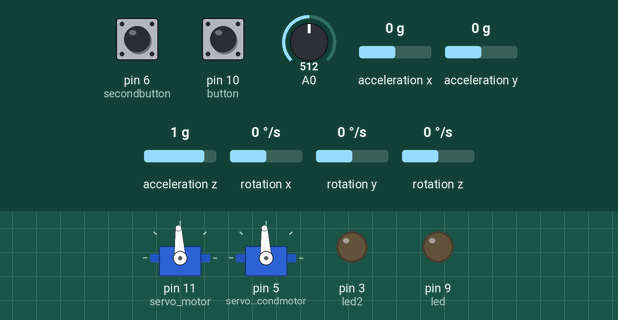
Recording of a sketch running on a simulated Arduino Uno, built with avr-gcc and run on an emulated ATmega328P. Shown: 2 × servo, output pins drawn as LEDs (lit = HIGH). Dashed ring = blinking. Inputs (shaded band) come from the test bench; at power-on: pin 6 (secondbutton) LOW, pin 10 (button) LOW, rotation x 0 °/s, A0 = 512, acceleration x 0 g, acceleration y 0 g, acceleration z 1 g, rotation y 0 °/s, rotation z 0 °/s. What the sketch prints to the serial monitor is not drawn.

Above: at 1.2 s.
1.3 s: pin 6 (secondbutton) pulled HIGH for 3.2 s
At 3.2 s:
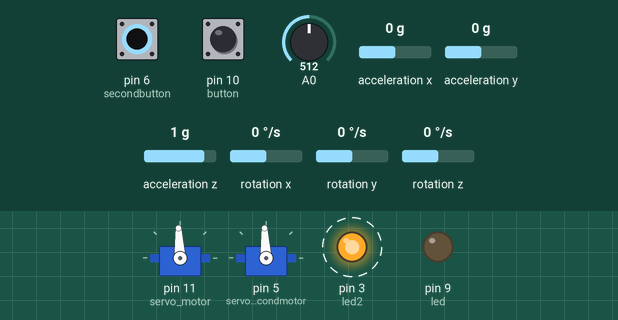
6.1 s: pin 10 (button) pulled HIGH for 0.15 s
At 6.9 s:
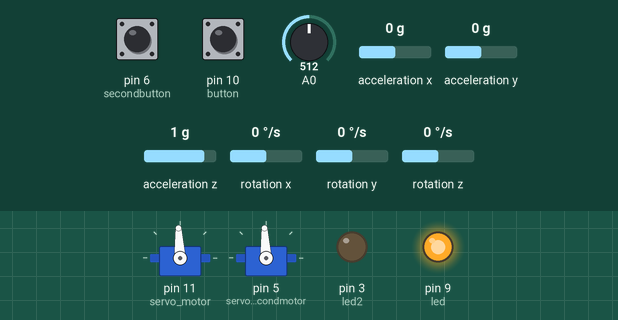
8.6 s: rotation x set to -192 °/s
At 9.3 s:
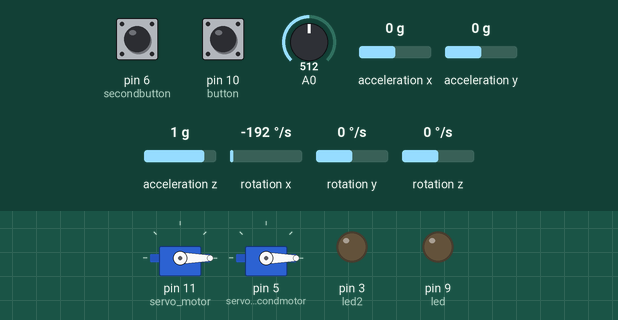
10.1 s: rotation x set to 100 °/s
At 11.1 s:
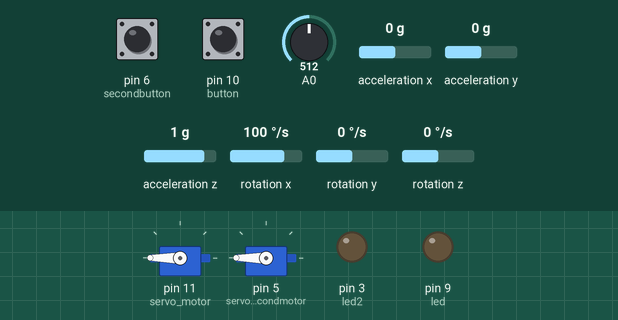
11.6 s: rotation x set to -100 °/s
At 12.6 s:
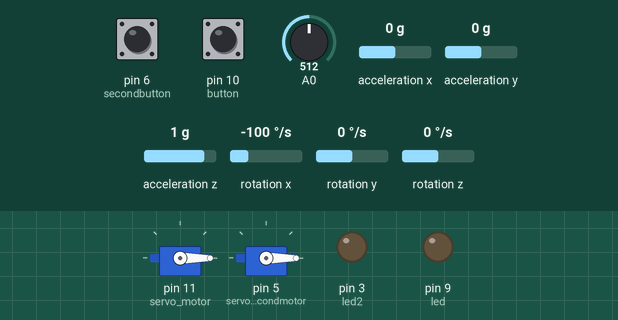
13.1 s: rotation x set to 0 °/s
At 14.3 s:
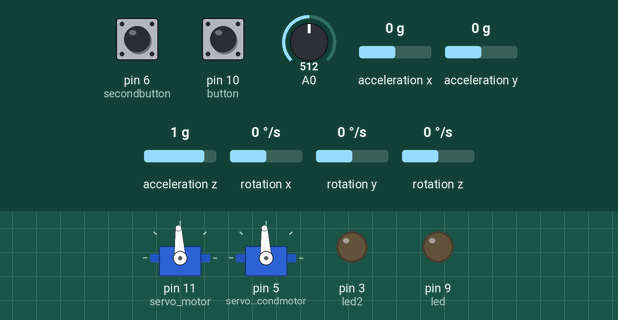
Timing chart, 0 to 15.6 s (numbered marks = the images above; inputs shaded):
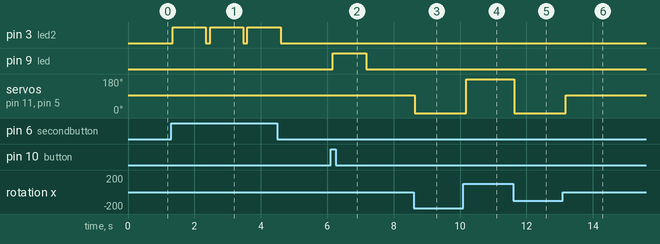

The sketch:

Gyroscope.ino
```cpp
#include <Wire.h>
#include <MPU6050.h>
#include <Servo.h>


Servo servo1;
Servo servo2;
#define MPU_ADDR 0x69 // I2C address of the MPU-6050
int led =9;
int servo_motor = 11;
int servo_secondmotor = 5;
int photo_resistor ;
int button = 10;
int secondbutton =6;
int led2 = 3;
int throttlevalue = 1500;
int potValue;
float kp =5.0;
float motorspeed;

MPU6050 mpu;


void setup() {
  Serial.begin(9600);
  pinMode(A0, INPUT);
  Wire.begin();
  mpu.initialize();
   pinMode(led,OUTPUT);
   pinMode(led2,OUTPUT);
  pinMode(button,INPUT);
  pinMode(secondbutton,INPUT);
  servo1.attach(servo_motor);
  servo2.attach(servo_secondmotor);
  servo1.writeMicroseconds(1000);
  servo2.writeMicroseconds(1000);
 // Dabble.begin(9600, 0, 1);

  //mpu.setFullScaleAccelRange(ACCEL_FS_2G);
}
/*void Rc_drone(int state){

  switch(state){
      case 1:
      servo1.writeMicroseconds(1500);
     servo2.writeMicroseconds(1500);
      break;
  }


}
void ControlDrone(){
       // Dabble.processInput();
       if (GamePad.isUpPressed()){

        Rc_drone(1);

       }

*/


void loop() {
  potValue = analogRead(A0);

  int mapValue= map(potValue,0,1023,1000,2000);
  servo1.writeMicroseconds(mapValue);
  servo2.writeMicroseconds(mapValue);

  Serial.println(potValue);

  //servo1.writeMicroseconds(1000);
  if(digitalRead(button)==1){
     digitalWrite(led,1);
    delay(1000);
     digitalWrite(led,0);
     Serial.write(1);
     Serial.flush();
     delay(20);

  }

   else if(digitalRead(secondbutton)==1){
    digitalWrite(led2,1);
    delay(1000);
    digitalWrite(led2,0);
    Serial.print("led2");
     Serial.write(2);
     Serial.flush();
     delay(20);
  }

  photo_resistor =analogRead(A0);
 // if(photo_resistor >50){


  //}

  // Serial.print("value: ");
  //Serial.println(photo_resistor);
  int16_t gyroX, gyroY, gyroZ;


  mpu.getRotation(&gyroX, &gyroY, &gyroZ);

  float pitchX = gyroX/10.0 ;  // Convert raw accelerometer values to G's
  //float accelY = ay / 16384.0;
  //float accelZ = az / 16384.0;
  motorspeed = mapValue + kp * (pitchX);


  servo1.writeMicroseconds(motorspeed);
  servo2.writeMicroseconds(motorspeed);


  /* if(accelX >0.5){
   }
  if(accelX >0.5){
    //for(int i=1000; i<2000;i+100){
     servo1.writeMicroseconds(1500);
     servo2.writeMicroseconds(1000);


  }


  else if( accelX < -0.5){
    //for(int i=2000; i>1000;i-100){
    servo1.writeMicroseconds(1000);
    servo2.writeMicroseconds(1500);


  }
  */

  Serial.print("Accel X: ");
  Serial.print(pitchX);
  /*Serial.print(" g, Accel Y: ");
  Serial.print(accelY);
  Serial.print(" g, Accel Z: ");
  Serial.print(accelZ);
  Serial.println(" g");
  */
  delay(100);
}
```

Measured:
- after the input at 1.3 s, pin 3 (led2): alternates HIGH for 1.0 s and LOW for 0.13 s, starting at once
- after the input at 6.1 s, pin 9 (led): LOW → HIGH after 0.07 s, → LOW 1.0 s later
- after the input at 8.6 s, servo on pin 11 (servo_motor), servo on pin 5 (servo_secondmotor): 93° → 0° at once
- after the input at 10.1 s, servo on pin 11 (servo_motor), servo on pin 5 (servo_secondmotor): 0° → 180° after 0.09 s
- after the input at 11.6 s, servo on pin 11 (servo_motor), servo on pin 5 (servo_secondmotor): 180° → 0° at once
- after the input at 13.1 s, servo on pin 11 (servo_motor), servo on pin 5 (servo_secondmotor): 0° → 93° after 0.08 s
